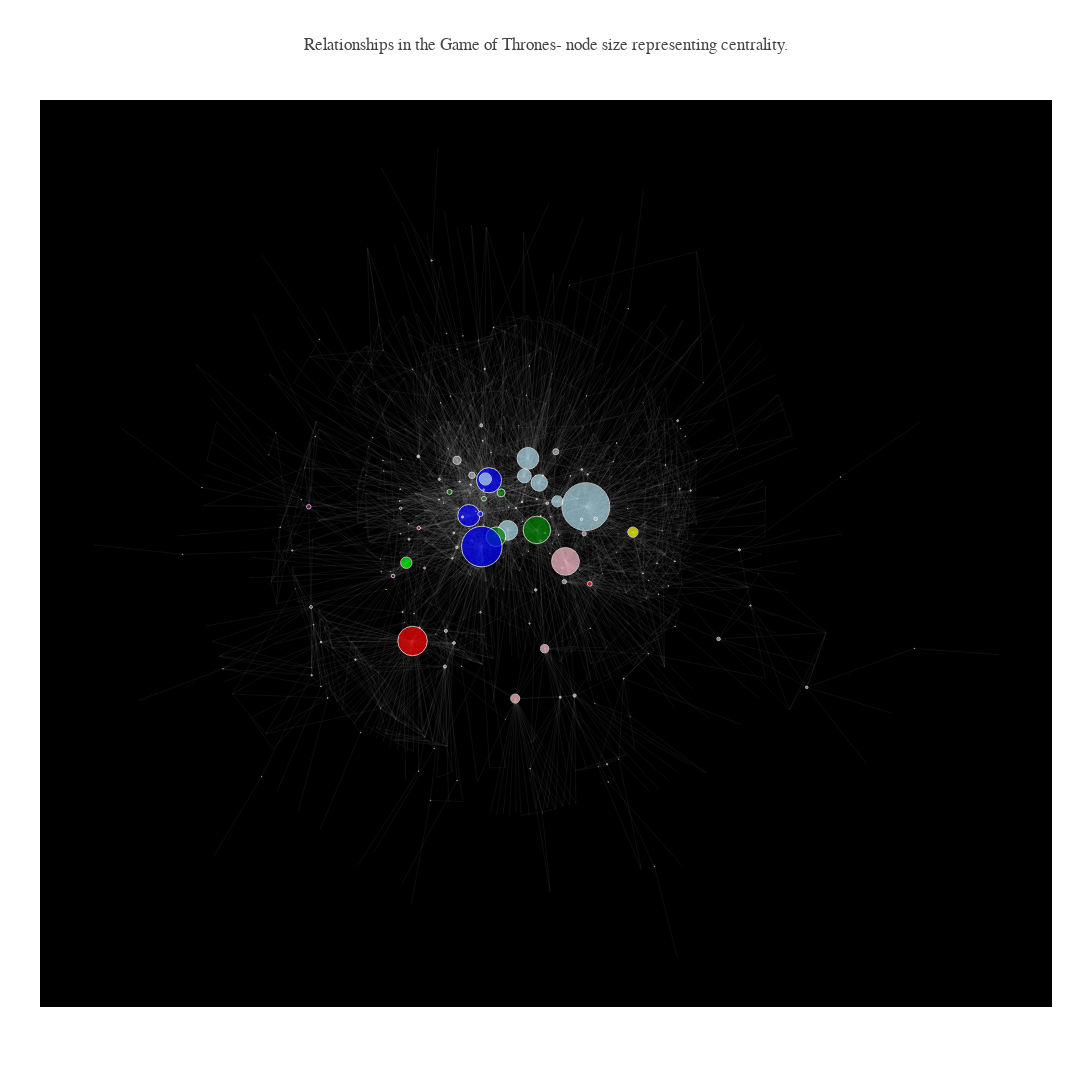

Write notebook code for a chart like this one.
### Code cell
plot(G,'- node size representing centrality.',size_map_centrality)

### Figure 1 — Plotly figure (JSON) as saved in the notebook; plotly's stock layout.template omitted (floating-point values rounded to 4 significant figures; data arrays with more than 128 entries replaced by an {"elided": "..."} marker saying what was removed)
{"data": [{"hoverinfo": "none", "line": {"color": "#A3A3A3", "width": 0.09}, "mode": "lines", "type": "scatter", "uid": "aa4f6494-d65a-4a9e-ae0c-77ce9fe68e36", "x": {"elided": "8445 float values"}, "y": {"elided": "8445 float values"}}, {"hoverinfo": "text", "marker": {"color": {"elided": "796 str values"}, "size": {"elided": "796 float values"}}, "mode": "markers", "text": {"elided": "796 str values"}, "type": "scatter", "uid": "b4972c36-4f7f-4a01-b04f-c08a1704f41c", "x": {"elided": "796 float values"}, "y": {"elided": "796 float values"}}], "layout": {"autosize": false, "font": {"family": "Arial"}, "height": 1500, "hovermode": "closest", "margin": {"b": 85, "l": 40, "pad": 0, "r": 40, "t": 100}, "plot_bgcolor": "#000000", "showlegend": false, "title": {"text": "Relationships in the Game of Thrones- node size representing centrality."}, "width": 1500, "xaxis": {"showgrid": false, "showline": false, "showticklabels": false, "title": {"text": ""}, "zeroline": false}, "yaxis": {"showgrid": false, "showline": false, "showticklabels": false, "title": {"text": ""}, "zeroline": false}}}
